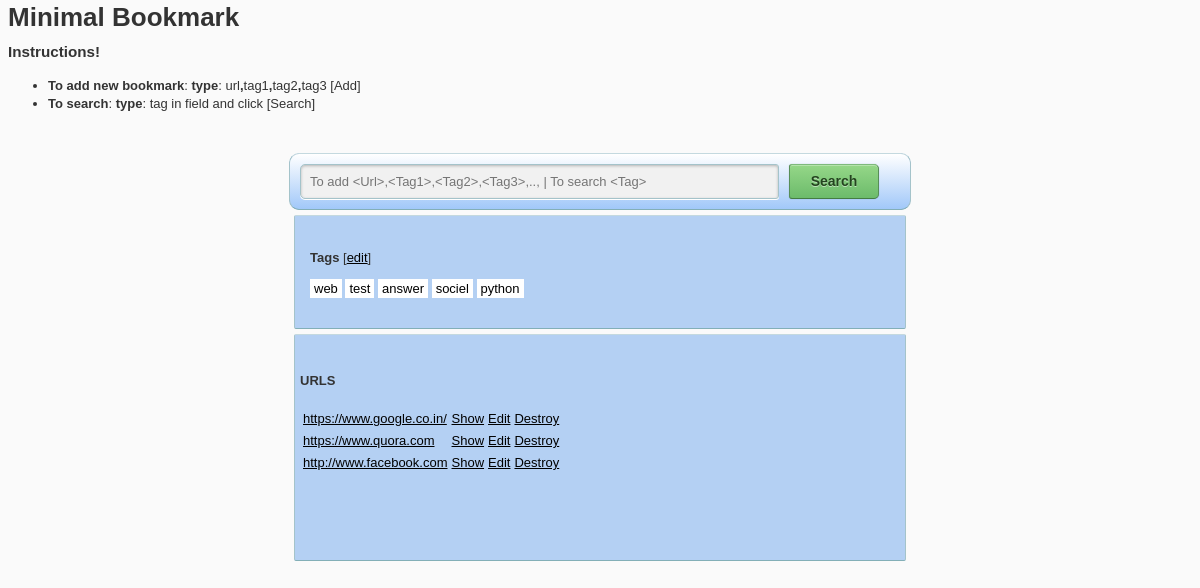
The app's page /, older data.
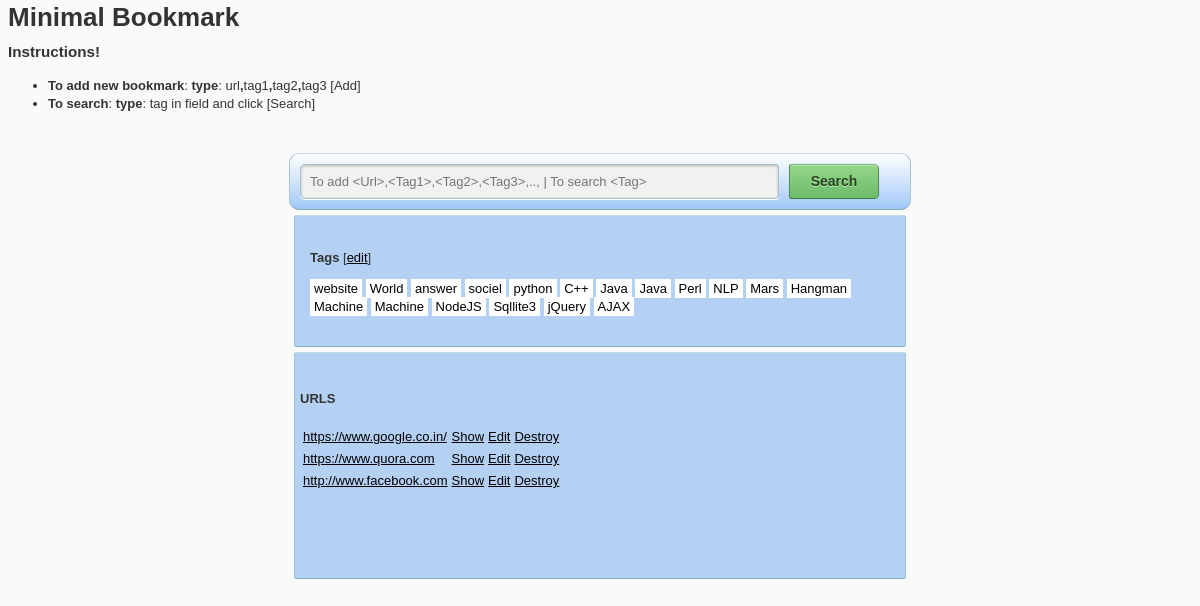
The same page, newer data.
### bookmark/models.py (models this page shows, shortened)
@python_2_unicode_compatible
class T_Tag(models.Model):
	TagID = models.AutoField(primary_key=True)
	Tag = models.CharField(max_length=100)

@python_2_unicode_compatible
class T_URL(models.Model):
	URLID= models.AutoField(primary_key=True)
	URL = models.CharField(max_length=1000)

### bookmark/views.py (the view)
# urls.py: url(r'^$', views.showHome, name='index'),
def showHome(request):
	url_list = T_URL.objects.all()
	tag_list = T_Tag.objects.all()
	url_tag_list = T_URL_Tag.objects.all()
	context = {
		'url_list': url_list,
		'tag_list': tag_list,
		'url_tag_list': url_tag_list,
	}
	return render(request,'bookmark/index.html', context)

### bookmark/templates/bookmark/index.html (shortened to what this page needs)
{% load staticfiles %}
<link rel="stylesheet" type="text/css" href="{% static 'bookmark/style.css' %}" />
<body>
<h1>Minimal Bookmark</h1>
<h3>Instructions!</h3>
<ul>
<li><b>To add new bookmark</b>:
<b>type</b>: url<b>,</b>tag1<b>,</b>tag2<b>,</b>tag3 [Add]
</li><li>
<b>To search</b>:
<b>type</b>: tag in field and click [Search]
</li>
</ul>
<div id="searchbox">
<form class="form-inline" method="POST">
  <div class="form-group ">
    <input type="text" class="form-control col-sm-8" id="search" placeholder="To add <Url>,<Tag1>,<Tag2>,<Tag3>,.., | To search <Tag>" />
  </div>
  <button type="submit" id="add-input" class="btn btn-default">Search</button>
</form>
</div>
<div id="tagbox">
<p><b>Tags</b> [<a href="/tags">edit</a>]</p>
{% if tag_list %}
    {% for tagRow in tag_list %}
        <span class="tag">{{ tagRow.Tag }}</span>
    {% endfor %}
{% else %}
    <p>No tags are available.</p>
{% endif %}
</div>
<div id="resultbox">
<h4>URLS</h4>
{% if url_list %}
    <table id="bookmark-list">
    {% for urlRow in url_list %}
    <tr>
        <td><a href="{{ urlRow.URL }}">{{ urlRow.URL }}</a></td>
        <td><a href = "/bookmark/{{urlRow.URLID}}">Show</a> </td>
        <td><a href = "/bookmark/{{urlRow.URLID}}/edit">Edit</a> </td>
        <td><a href = "/bookmark/{{urlRow.URLID}}" class="destroyBookmark" value="{{urlRow.URLID}}">Destroy</a></td>
    </tr>
    {% endfor %}
    </table>
{% else %}
    <p>No URL are available.</p>
{% endif %}
</div>
</body>

Row changes from the older to the newer data that the page shows:
changed T_Tag: Tag "web" → "website"
changed T_Tag: Tag "test" → "World"
added T_Tag: Tag "C++"
added T_Tag: Tag "Java"
added T_Tag: Tag "Java"
added T_Tag: Tag "Perl"
added T_Tag: Tag "NLP"
added T_Tag: Tag "Mars"
added T_Tag: Tag "Hangman"
added T_Tag: Tag "Machine"
added T_Tag: Tag "Machine"
added T_Tag: Tag "NodeJS"
added T_Tag: Tag "Sqllite3"
added T_Tag: Tag "jQuery"
added T_Tag: Tag "AJAX"
